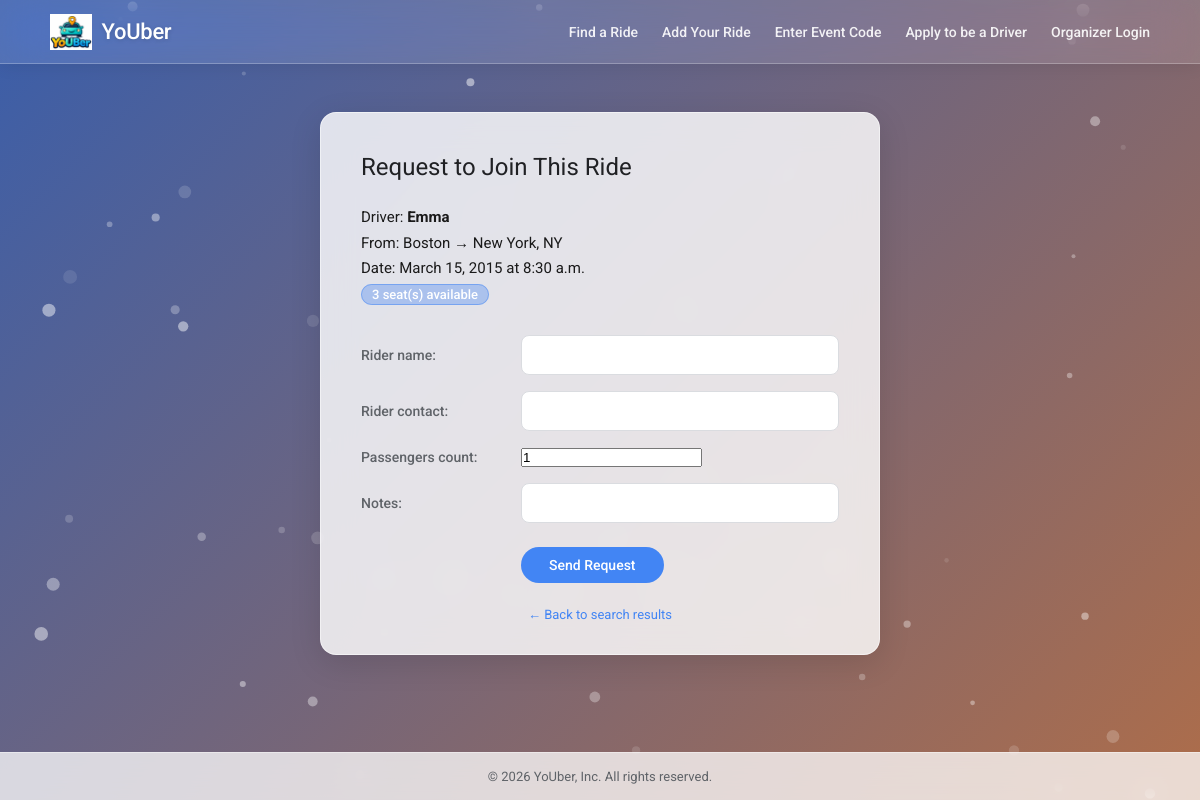
Before: /rides/person/1/join/ with the older database file.
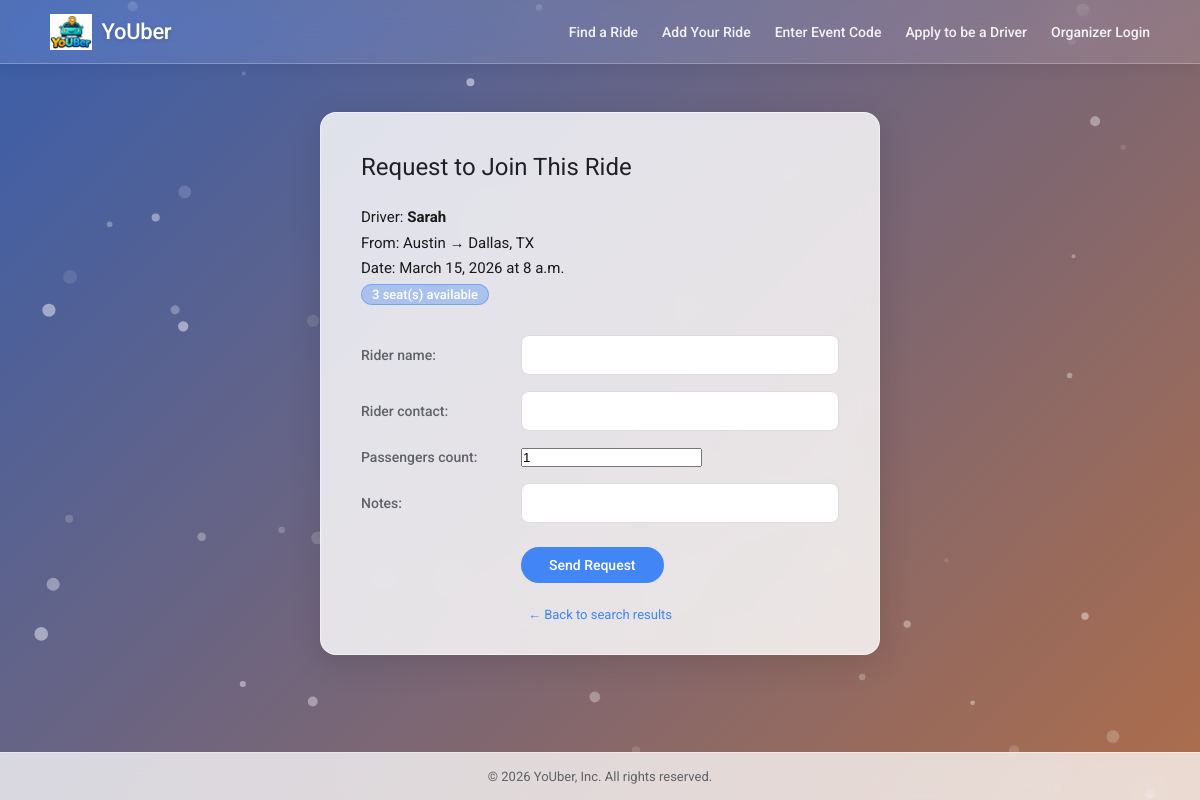
After: the same page with the newer database file.
### rides/models.py (models this page shows, shortened)
class Person(models.Model):
  TIER_REGULAR = "regular"
  TIER_PREMIUM = "premium"
  TIER_CHOICES = [
    (TIER_REGULAR, "Regular YoUber"),
    (TIER_PREMIUM, "Premium YoUber"),
  ]
  VEHICLE_SEDAN = "sedan"
  VEHICLE_SUV = "suv"
  VEHICLE_TRUCK = "truck"
  VEHICLE_VAN = "van"
  VEHICLE_OTHER = "other"
  VEHICLE_CHOICES = [
    (VEHICLE_SEDAN, "Sedan"),
    (VEHICLE_SUV, "SUV"),
    (VEHICLE_TRUCK, "Truck"),
    (VEHICLE_VAN, "Van"),
    (VEHICLE_OTHER, "Other"),
  ]
  first_name = models.CharField(max_length=64)
  last_name = models.CharField(max_length=64, blank=True, default="")
  email = models.EmailField(max_length=120, blank=True, default="")
  origination = models.CharField(max_length=64)           # origin city
  origination_state = models.CharField(max_length=2, blank=True, default="")  # origin state
  destination_city = models.CharField(max_length=64)
  destination_state = models.CharField(max_length=2)
  date = models.DateField()
  time = models.TimeField()
  taking_passengers = models.BooleanField(default=False)
  seats_available = models.IntegerField(default=0)
  vehicle_type = models.CharField(max_length=10, choices=VEHICLE_CHOICES, default=VEHICLE_SEDAN)
  ride_tier = models.CharField(max_length=10, choices=TIER_CHOICES, default=TIER_REGULAR)

### rides/views.py (the view)
# urls.py: path('person/<int:person_id>/join/', views.request_person_ride, name='request_person_ride'),
def request_person_ride(request, person_id):
  person = get_object_or_404(Person, id=person_id)
  if not person.taking_passengers:
    messages.error(request, "This person is not taking passengers.")
    return redirect("rides:index")
  if request.method == "POST":
    form = PersonRideRequestForm(request.POST)
    if form.is_valid():
      rr = form.save(commit=False)
      rr.person = person
      rr.save()
      return render(request, "person_ride_request_sent.html", {"person": person, "request_obj": rr})
  else:
    form = PersonRideRequestForm()
  return render(request, "person_ride_request_form.html", {"person": person, "form": form})

### rides/forms.py
class PersonRideRequestForm(ModelForm):
  class Meta:
    model = PersonRideRequest
    fields = ["rider_name", "rider_contact", "passengers_count", "notes"]

### rides/templates/person_ride_request_form.html (shortened to what this page needs)
{% extends "base.html" %}
{% block content %}
<div class="search-form frosted-glass-panel">
  <h2>Request to Join This Ride</h2>
  <p class="form-subtitle">
    Driver: <strong>{{ person.first_name }}</strong><br>
    From: {{ person.origination }} &rarr; {{ person.destination_city }}, {{ person.destination_state }}<br>
    Date: {{ person.date }} at {{ person.time }}<br>
    <span class="seats-badge">{{ person.seats_available }} seat(s) available</span>
  </p>
  <form method="post">
    <table class="search-table">
      <tr>
        <td>{{ form.rider_name.label_tag }}</td>
        <td>{{ form.rider_name }}</td>
      </tr>
      <tr>
        <td>{{ form.rider_contact.label_tag }}</td>
        <td>{{ form.rider_contact }}</td>
      </tr>
      <tr>
        <td>{{ form.passengers_count.label_tag }}</td>
        <td>{{ form.passengers_count }}</td>
      </tr>
      <tr>
        <td>{{ form.notes.label_tag }}</td>
        <td>{{ form.notes }}</td>
      </tr>
      <tr>
        <td></td>
        <td><input type="submit" value="Send Request"></td>
      </tr>
    </table>
  </form>
  <p class="form-back-link">
    <a href="{% url 'rides:index' %}">&larr; Back to search results</a>
  </p>
</div>
{% endblock %}

### templates/base.html (shortened to what this page needs)
{% load static %}
<!DOCTYPE html>
<html lang="en">
<head>
  <link rel="stylesheet" href="{% static 'main.css' %}">
</head>
<body>
  <header class="site-header">
    <div class="header-inner">
      <a href="/" class="header-brand">
        <img src="{% static 'logo_youber.png' %}" alt="YoUber logo" class="header-logo">
        <span class="header-title">YoUber</span>
      </a>
      <nav class="header-nav">
        <a href="/rides/" class="nav-link">Find a Ride</a>
        <a href="/rides/new/" class="nav-link">Add Your Ride</a>
        <a href="/event/enter/" class="nav-link">Enter Event Code</a>
        <a href="/driver/apply/" class="nav-link">Apply to be a Driver</a>
        <a href="/accounts/login/?next=/organizer/events/new/" class="nav-link">Organizer Login</a>
      </nav>
    </div>
  </header>
  <main class="site-main {% block main_class %}{% endblock %}">
    {% block content %}
    {% endblock %}
  </main>
  <footer class="site-footer">
    <p>&copy; 2026 YoUber, Inc. All rights reserved.</p>
  </footer>
</body>
</html>

### static/main.css (style rules this page uses)
*, *::before, *::after { box-sizing: border-box; margin: 0; padding: 0; }
body { font-family: 'Roboto', sans-serif; color: #202124; min-height: 100vh; display: flex; flex-direction: column; background: linear-gradient(-45deg, #5a8fd4, #9b6fc7, #d4722a, #3a5eaa); background-size: 400% 400%; animation: gradientShift 30s ease infinite; }
a { text-decoration: none; color: #4285f4; }
.site-header, .site-main, .site-footer { position: relative; z-index: 1; }
.site-header { background: rgba(255, 255, 255, 0.12); backdrop-filter: blur(20px) saturate(120%); -webkit-backdrop-filter: blur(20px) saturate(120%); border-bottom: 1px solid rgba(255, 255, 255, 0.25); box-shadow: 0 2px 16px rgba(0, 0, 0, 0.08); padding: 0 24px; height: 64px; display: flex; align-items: center; position: sticky; top: 0; z-index: 100; }
.header-inner { width: 100%; max-width: 1100px; margin: 0 auto; display: flex; align-items: center; justify-content: space-between; }
.header-brand { display: flex; align-items: center; gap: 10px; text-decoration: none; }
.header-logo { height: 36px; width: auto; mix-blend-mode: multiply; }
.header-title { font-size: 22px; font-weight: 500; color: #ffffff; letter-spacing: -0.3px; text-shadow: 0 1px 4px rgba(0, 0, 0, 0.15); }
.header-nav { display: flex; gap: 24px; align-items: center; }
.nav-link { font-size: 14px; font-weight: 500; color: rgba(255, 255, 255, 0.9); transition: color 0.2s; }
.site-main { flex: 1; width: 100%; }
.site-footer { background-color: rgba(255, 255, 255, 0.75); backdrop-filter: blur(12px); -webkit-backdrop-filter: blur(12px); border-top: 1px solid rgba(255, 255, 255, 0.4); padding: 16px 24px; text-align: center; font-size: 13px; color: #5f6368; }
.search-form { max-width: 560px; margin: 48px auto 32px; padding: 40px 40px 32px; background: rgba(255, 255, 255, 0.82); backdrop-filter: blur(16px); -webkit-backdrop-filter: blur(16px); border: 1px solid rgba(255, 255, 255, 0.5); border-radius: 16px; box-shadow: 0 8px 32px rgba(0, 0, 0, 0.12); }
.search-form h2 { font-size: 24px; font-weight: 400; color: #202124; margin-bottom: 24px; }
.search-table { width: 100%; border-collapse: collapse; }
.search-table td { padding: 8px 0; vertical-align: middle; }
.search-table td:first-child { width: 160px; font-size: 14px; color: #5f6368; font-weight: 500; }
.search-table input[type="text"] { width: 100%; padding: 10px 14px; font-size: 15px; font-family: 'Roboto', sans-serif; border: 1px solid #dadce0; border-radius: 8px; outline: none; transition: border-color 0.2s, box-shadow 0.2s; color: #202124; background-color: #ffffff; }
.search-table input[type="submit"] { margin-top: 8px; background-color: #4285f4; color: #ffffff; font-size: 14px; font-weight: 500; font-family: 'Roboto', sans-serif; padding: 10px 28px; border: none; border-radius: 24px; cursor: pointer; transition: background-color 0.2s; }
.seats-badge { background: rgba(66, 133, 244, 0.35); border: 1px solid rgba(66, 133, 244, 0.5); color: #ffffff; border-radius: 12px; padding: 2px 10px; font-size: 13px; font-weight: 500; }
.form-subtitle { font-size: 15px; color: #1a1a1a; line-height: 1.7; margin-bottom: 20px; text-shadow: none; }
.form-back-link { margin-top: 16px; font-size: 13px; color: #e0e0e0; text-align: center; }

Changed rows visible on the page:
changed Person: first_name "Emma" → "Sarah"; origination "Boston" → "Austin"; destination_city "New York" → "Dallas"; destination_state "NY" → "TX"; date "March 15, 2015" → "March 15, 2026"; time "8:30 a.m." → "8 a.m."
